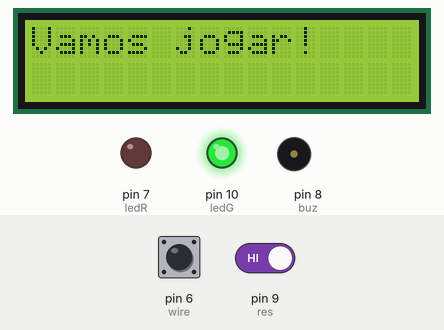
Recording of a sketch running on a simulated Arduino Uno, built with avr-gcc and run on an emulated ATmega328P. On the bench: 16×2 character LCD, output pins drawn as LEDs (lit = HIGH), buzzer (waves = sounding, pin HIGH). Inputs (shaded band) come from the test bench; at power-on: pin 6 (wire) HIGH, pin 9 (res) HIGH.

Above: at 3.4 s.
3.5 s: pin 6 (wire) pulled LOW for 1.1 s
At 5.0 s:
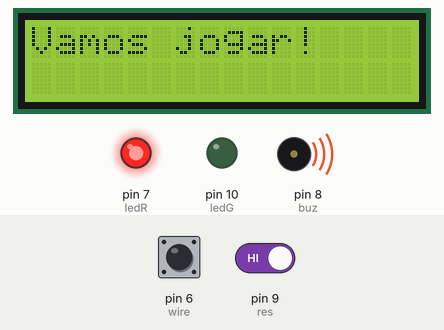
7.5 s: pin 9 (res) driven LOW
9.3 s: pin 6 (wire) pulled LOW for 1.1 s
At 11.5 s:
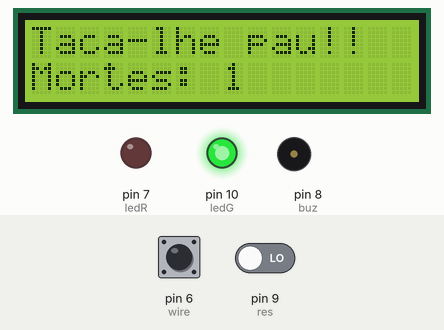
11.9 s: pin 6 (wire) pulled LOW for 3.2 s
At 12.7 s:
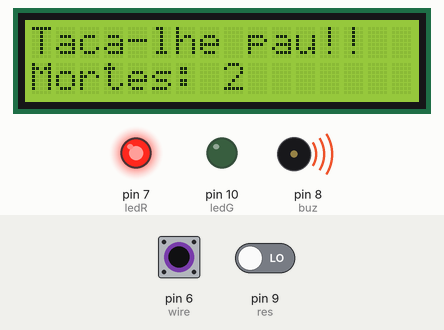
16.6 s: pin 9 (res) driven HIGH
At 17.1 s:
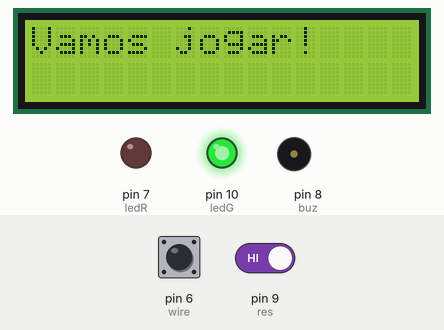
Timing chart, 0 to 19.6 s (numbered marks = the images above; inputs shaded):
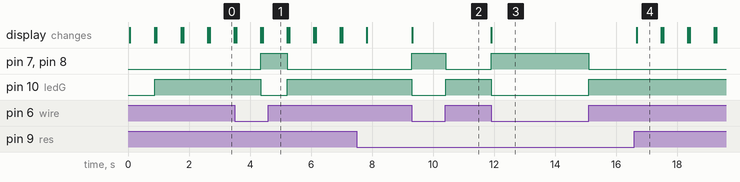

The sketch:

Labirinto.ino
```cpp
#include <LiquidCrystal.h>

// Definição de variáveis
#define wire 6
#define res 9
#define ledR 7
#define ledG 10
#define buz 8

// Declaração das variáveis do Display LCD
LiquidCrystal lcd(12, 11, 5, 4, 3, 2);

void setup() {
  // Atribuição dos pinos utilizados
  pinMode(wire, INPUT_PULLUP); // O fio está como pullup porque ele deve ser acionado quando for-lhe atribuído zero, ou seja, quando estiver conectado ao GND
  pinMode(res, INPUT);
  pinMode(ledR, OUTPUT);
  pinMode(ledG, OUTPUT);
  pinMode(buz, OUTPUT);
}

void loop() {
  // Inicialização do LCD
  lcd.begin(16, 2);

  // Variáveis internas do loop
  bool fio = 0;
  bool reset = 0;

  int mortes = 0;

  int ep = 1; // Variável "estado passado", necessária para que a contagem das mortes não seja errada

  lcd.print("Vamos jogar!"); // Escreve no LCD
  delay(800);
  lcd.clear();

  while(reset!=1){
    fio = digitalRead(wire); // A variável fio lê sua porta
    reset = digitalRead(res); // A variável reset lê sua porta
    lcd.print("Taca-lhe pau!!");
    lcd.setCursor(0,1);
    lcd.print("Mortes: ");
    lcd.print(mortes); // LCD exibe quantas vezes o jogador tocou no fio
    if (fio == LOW){ // Assim que o jogador encostar no fio...
      digitalWrite(ledR, HIGH); // Led vermelho acende
      digitalWrite(ledG, LOW); // Led verde apaga
      digitalWrite(buz, HIGH); // Buzzer emite som
      if (fio != ep && fio == LOW) // Verifica se o fio foi encostado e se seu estado mudou
        mortes++;
    }else{
      digitalWrite(ledR, LOW);
      digitalWrite(ledG, HIGH);
      digitalWrite(buz, LOW);
    }
    ep = fio;
    lcd.setCursor(0,0);
  }
}
```

Measured:
- after the input at 3.5 s, pin 7 (ledR), pin 8 (buz): LOW → HIGH after 0.85 s, → LOW 0.87 s later; pin 10 (ledG): HIGH → LOW after 0.85 s, → HIGH 0.87 s later
- after the input at 9.3 s, pin 7 (ledR), pin 8 (buz): LOW → HIGH at once, → LOW 1.1 s later; pin 10 (ledG): HIGH → LOW at once, → HIGH 1.1 s later; the display: changes at once (image 2)
- after the input at 11.9 s, pin 7 (ledR), pin 8 (buz): LOW → HIGH at once, → LOW 3.2 s later; pin 10 (ledG): HIGH → LOW at once, → HIGH 3.2 s later; the display: changes at once (image 3)
- after the input at 16.6 s, the display: changes after 0.07 s (image 4)
- what the display in image 0 shows lasts 0.8 s, from 2.7 s to 3.5 s
